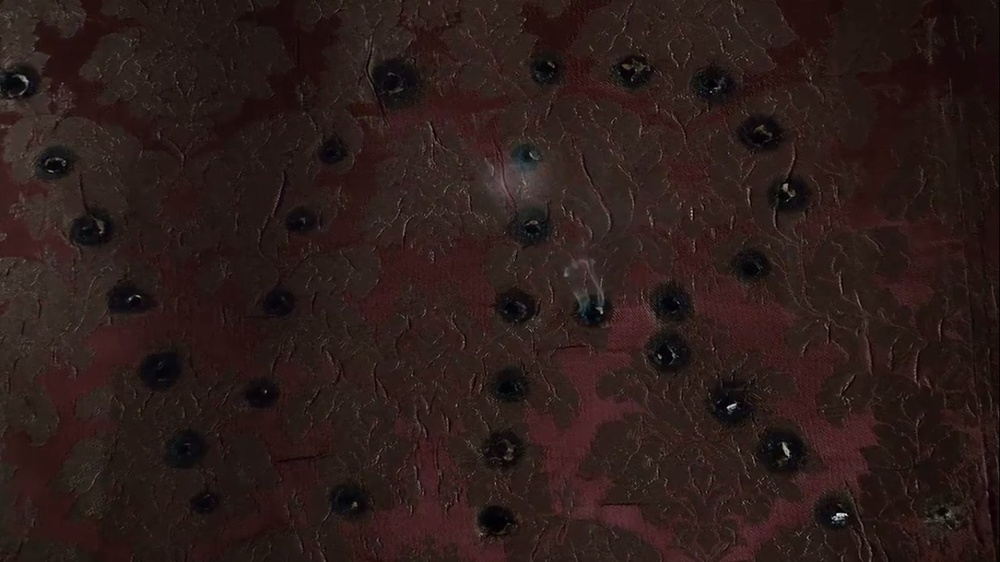
#> input picture Image_Processing/gunshot.jpg, 1000 x 562 px, shrunk from 1366 x 768 before the run
$ python image_enhancement.py
#> lines starting #> are read from the running program, lines starting #| are printed output that depends on the picture
# -*- coding: utf-8 -*-
"""
Created on Fri Sep 20 08:03:38 2019

@author: RUDRAJIT
"""


import cv2
#image enhancement using CLAHE
#Contrast limited advanced Histogram enhancing

#loading image
img=cv2.imread('gunshot.jpg')
#> img is the input picture: shape (562, 1000, 3); mean B, G, R 25.2, 28, 43.8

#conversion to gray
gray=cv2.cvtColor(img,cv2.COLOR_BGR2GRAY)
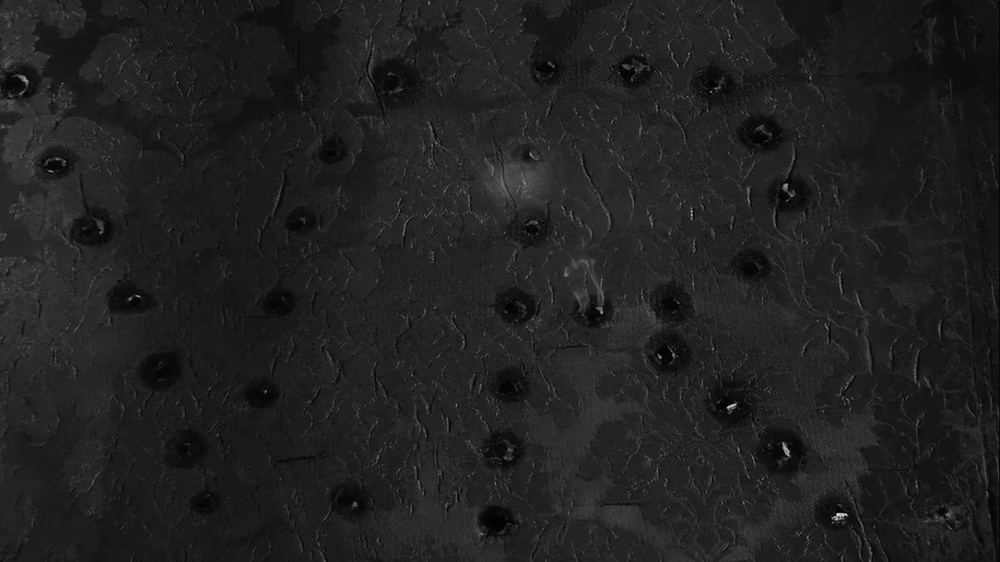
#> gray: shape (562, 1000); min 0, max 249, mean 32.4

#creating clahe object
clahe=cv2.createCLAHE()

#enhancing image

enh_img=clahe.apply(gray)
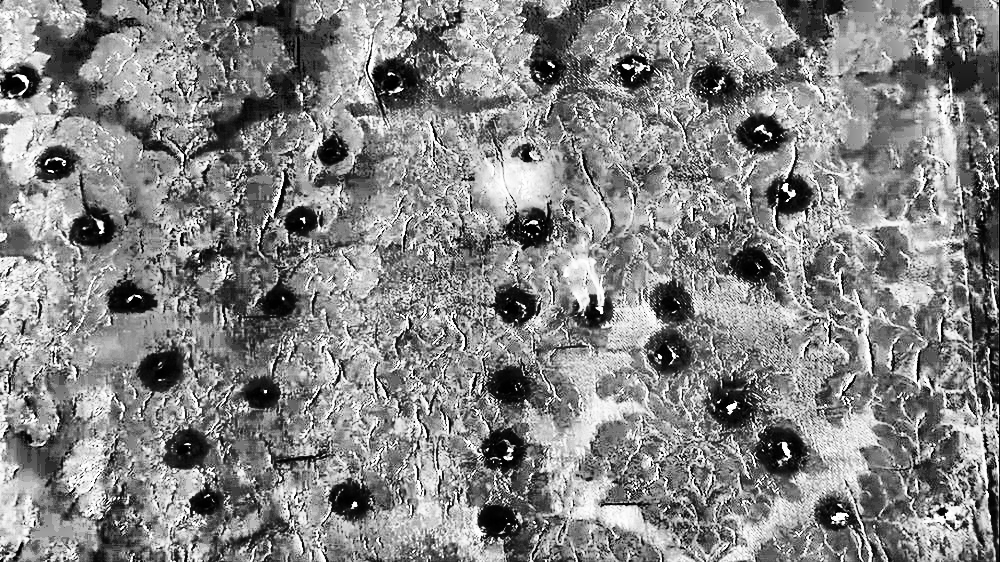
#> enh_img: shape (562, 1000); min 0, max 255, mean 133.4

#saving enhanced image
cv2.imwrite('enhanced_image.jpg',enh_img)
print("Done Enhancing")
